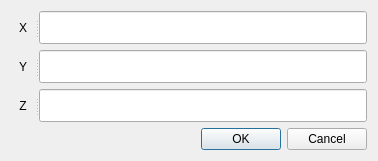
<?xml version="1.0" encoding="UTF-8"?>
<ui version="4.0">
 <class>InputPointDialog</class>
 <widget class="QDialog" name="InputPointDialog">
  <property name="geometry">
   <rect>
    <x>0</x>
    <y>0</y>
    <width>378</width>
    <height>161</height>
   </rect>
  </property>
  <property name="windowTitle">
   <string>刺点信息</string>
  </property>
  <layout class="QGridLayout" name="gridLayout">
   <item row="0" column="0">
    <widget class="QSplitter" name="splitter_3">
     <property name="orientation">
      <enum>Qt::Horizontal</enum>
     </property>
     <widget class="QLabel" name="label">
      <property name="text">
       <string>X</string>
      </property>
      <property name="alignment">
       <set>Qt::AlignCenter</set>
      </property>
     </widget>
     <widget class="QLineEdit" name="lineEdit"/>
    </widget>
   </item>
   <item row="1" column="0">
    <widget class="QSplitter" name="splitter_2">
     <property name="orientation">
      <enum>Qt::Horizontal</enum>
     </property>
     <widget class="QLabel" name="label_2">
      <property name="text">
       <string>Y</string>
      </property>
      <property name="alignment">
       <set>Qt::AlignCenter</set>
      </property>
     </widget>
     <widget class="QLineEdit" name="lineEdit_2"/>
    </widget>
   </item>
   <item row="2" column="0">
    <widget class="QSplitter" name="splitter">
     <property name="orientation">
      <enum>Qt::Horizontal</enum>
     </property>
     <widget class="QLabel" name="label_3">
      <property name="text">
       <string>Z</string>
      </property>
      <property name="alignment">
       <set>Qt::AlignCenter</set>
      </property>
     </widget>
     <widget class="QLineEdit" name="lineEdit_3"/>
    </widget>
   </item>
   <item row="3" column="0">
    <widget class="QDialogButtonBox" name="buttonBox">
     <property name="orientation">
      <enum>Qt::Horizontal</enum>
     </property>
     <property name="standardButtons">
      <set>QDialogButtonBox::Cancel|QDialogButtonBox::Ok</set>
     </property>
    </widget>
   </item>
  </layout>
 </widget>
 <resources/>
 <connections>
  <connection>
   <sender>buttonBox</sender>
   <signal>accepted()</signal>
   <receiver>InputPointDialog</receiver>
   <slot>accept()</slot>
   <hints>
    <hint type="sourcelabel">
     <x>248</x>
     <y>254</y>
    </hint>
    <hint type="destinationlabel">
     <x>157</x>
     <y>274</y>
    </hint>
   </hints>
  </connection>
  <connection>
   <sender>buttonBox</sender>
   <signal>rejected()</signal>
   <receiver>InputPointDialog</receiver>
   <slot>reject()</slot>
   <hints>
    <hint type="sourcelabel">
     <x>316</x>
     <y>260</y>
    </hint>
    <hint type="destinationlabel">
     <x>286</x>
     <y>274</y>
    </hint>
   </hints>
  </connection>
 </connections>
</ui>
